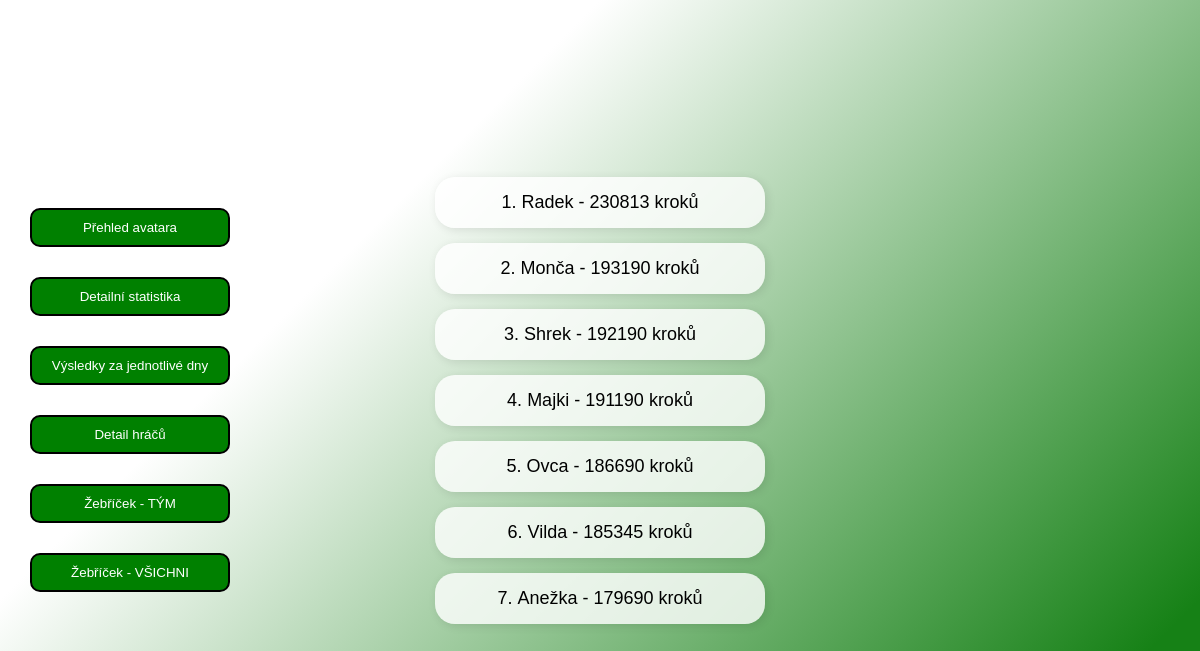
Page /brunhildaapp/brunhilda_leaderboard on the committed database.
### infopage/models.py (models this page shows, shortened)
class vysledky_hracu(models.Model):
    jmeno = models.CharField(max_length=20)
    prijmeni = models.CharField(max_length=30, blank=True)
    tym = models.CharField(max_length=10, null=True)
    koeficient = models.FloatField(null=True, blank=True, default=1)
    kroky_BONUS = models.IntegerField(default=0, blank=True, validators=[MinValueValidator(0), MaxValueValidator(50000)])
    kroky1 = models.IntegerField(default=0, blank=True, validators=[MinValueValidator(0), MaxValueValidator(50000)])
    kroky2 = models.IntegerField(default=0, blank=True, validators=[MinValueValidator(0), MaxValueValidator(50000)])
    kroky3 = models.IntegerField(default=0, blank=True, validators=[MinValueValidator(0), MaxValueValidator(50000)])
    kroky4 = models.IntegerField(default=0, blank=True, validators=[MinValueValidator(0), MaxValueValidator(50000)])
    kroky5 = models.IntegerField(default=0, blank=True, validators=[MinValueValidator(0), MaxValueValidator(50000)])
    kroky6 = models.IntegerField(default=0, blank=True, validators=[MinValueValidator(0), MaxValueValidator(50000)])
    kroky7 = models.IntegerField(default=0, blank=True, validators=[MinValueValidator(0), MaxValueValidator(50000)])
    kroky8 = models.IntegerField(default=0, blank=True, validators=[MinValueValidator(0), MaxValueValidator(50000)])
    kroky9 = models.IntegerField(default=0, blank=True, validators=[MinValueValidator(0), MaxValueValidator(50000)])
    kroky10 = models.IntegerField(default=0, blank=True, validators=[MinValueValidator(0), MaxValueValidator(50000)])
    kroky11 = models.IntegerField(default=0, blank=True, validators=[MinValueValidator(0), MaxValueValidator(50000)])
    kroky12 = models.IntegerField(default=0, blank=True, validators=[MinValueValidator(0), MaxValueValidator(50000)])
    max_kroku_mesicne = models.IntegerField(default=0, blank=True, validators=[MinValueValidator(0), MaxValueValidator(50000)])
    celkem_kroku = models.IntegerField(default=0, blank=True, validators=[MinValueValidator(0), MaxValueValidator(1000000)])
    class Meta:
        verbose_name = "Výsledky hráčů"
        verbose_name_plural = "Výsledky hráčů"

### brunhildaapp/views.py (the view)
# urls.py: path('brunhilda_leaderboard', views.leaderboard, name='brunhilda_leaderboard'),
def leaderboard(request):
    return render(request, 'brunhildaapp/brunhilda_leaderboard.html', {
        'vsichni_hraci_brunhilda': hraci,
    })

### brunhildaapp/templates/brunhildaapp/brunhilda_leaderboard.html (shortened to what this page needs)
{% extends "base_leaderboard.html" %}
{% load static %}
{% block content %}
<ol>
{% for hrac in vsichni_hraci_brunhilda|dictsortreversed:"celkem_kroku" %}
    <li>
        {{hrac.jmeno}} {{hrac.prijmeni}} - {{hrac.celkem_kroku}} kroků
    </li>
{% endfor %}
</ol>
<div class="menu" id="nav-menu">
    <ul>
        <li><button><a href="{% url 'brunhilda_main_page' %}">Přehled avatara</a></button></li>
        <li><button><a href="{% url 'brunhilda_detail_statistika' %} ">Detailní statistika</a></button></li>
        <li><button><a href="{% url 'brunhilda_jednotlive_dny' %} ">Výsledky za jednotlivé dny</a></button></li>
        <li><button><a href="{% url 'brunhilda_full_tym' %} ">Detail hráčů</a></button></li>
        <li><button><a href="{% url 'brunhilda_leaderboard' %} ">Žebříček - TÝM</a></button></li>
        <li><button><a href="{% url 'all_leaderboard' %}">Žebříček - VŠICHNI</a></button></li>
    </ul>
</div>
{% endblock content %}

### static/base.css (style rules this page uses)
body { font-family: 'Nunito', sans-serif; font-size: 20px; background: linear-gradient(135deg, white 30%, rgb(22, 129, 22) 90%); background-attachment: fixed; margin: 0; padding: 0; display: flex; flex-direction: column; align-items: center; justify-content: center; min-height: 100vh; text-align: center; }
.menu { font-size: 20px; position: absolute; left: 0; top: 50%; transform: translateY(-50%); padding: 20px; }
.menu ul { list-style-type: none; padding: 0; }
.menu li { margin: 10px 0; padding: 5%; }
.menu button { border: 2px solid black; background-color: green; color: white; padding: 10px 15px; border-radius: 10px; cursor: pointer; width: 200px; transition: background-color 0.5s ease-in-out, transform 0.5s ease-in-out; }
.menu button a { color: white; text-decoration: none; display: block; }
ol { padding: 0; margin: 0; list-style-type: decimal; display: flex; flex-direction: column; align-items: center; gap: 15px; counter-reset: player-counter; }
ol li { padding: 5%; font-size: 18px; padding: 15px; background: rgba(255, 255, 255, 0.8); border-radius: 20px; box-shadow: 2px 2px 10px rgba(0, 0, 0, 0.1); width: 300px; text-align: center; position: relative; list-style-position: inside; }

### rows in the picture
vysledky_hracu: jmeno "Radek", celkem_kroku "230813"
vysledky_hracu: jmeno "Monča", celkem_kroku "193190"
vysledky_hracu: jmeno "Shrek", celkem_kroku "192190"
vysledky_hracu: jmeno "Majki", celkem_kroku "191190"
vysledky_hracu: jmeno "Ovca", celkem_kroku "186690"
vysledky_hracu: jmeno "Vilda", celkem_kroku "185345"
vysledky_hracu: jmeno "Anežka", celkem_kroku "179690"
